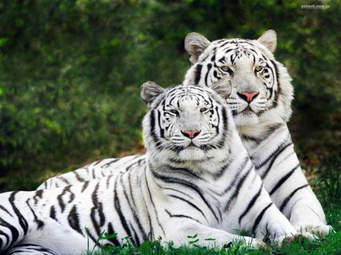
#> input picture ImageOpening/input.jpg, 341 x 255 px
$ jupyter execute Image_Opening.ipynb
#> lines starting #> are read from the running program, lines starting #| are printed output that depends on the picture
#Import Modules

[cell 1]
import cv2
import numpy as np
from google.colab.patches import cv2_imshow

#Load Image

[cell 2]
#image is loaded using cv2.imread() method,here flag is 0 ,specifies to load image in GRAYSCALE mode.
'''
Syntax:
  cv2.imread(path,flag)
Parameters:
  path: string representing the path of the image to be read.
  flag: specifies the way in which image should be read.
'''
img=cv2.imread("input.jpg",0)
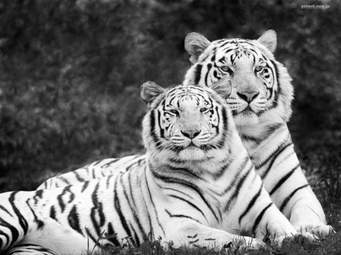
#> img: shape (255, 341); min 0, max 255, mean 108.7
cv2_imshow(img)

#Apply Opening Operation

[cell 3]
# To perform Opening operation,cv2.morphologyEx() method is used.
'''
Syntax:
  morphologyEx (src, dst, op, kernel, anchor, iterations, borderType, borderValue)
Parameters:
  src: input image.
  dst: output image ; optional parameter.
  op: Type of morphological operation.(open/close)
  kernel: Structuring element used for Closing.
  anchor: Anchor position inside the structuring element. The default value is [-1, -1} signifying position as the center of the structuring element.
  iterations: Number of times Closing is applied.
  borderType: Type of border ( BORDER_CONSTANT, BORDER_REPLICATE etc.)
  borderValue: Border value
'''
kernel=np.ones((5,5),np.uint8)
Opened=cv2.morphologyEx(img,cv2.MORPH_OPEN,kernel,iterations=1)
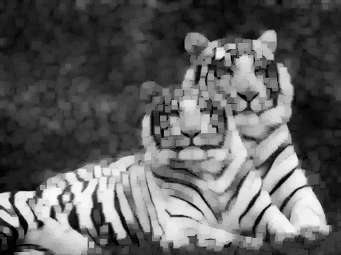
#> Opened: shape (255, 341); min 0, max 249, mean 95.9
